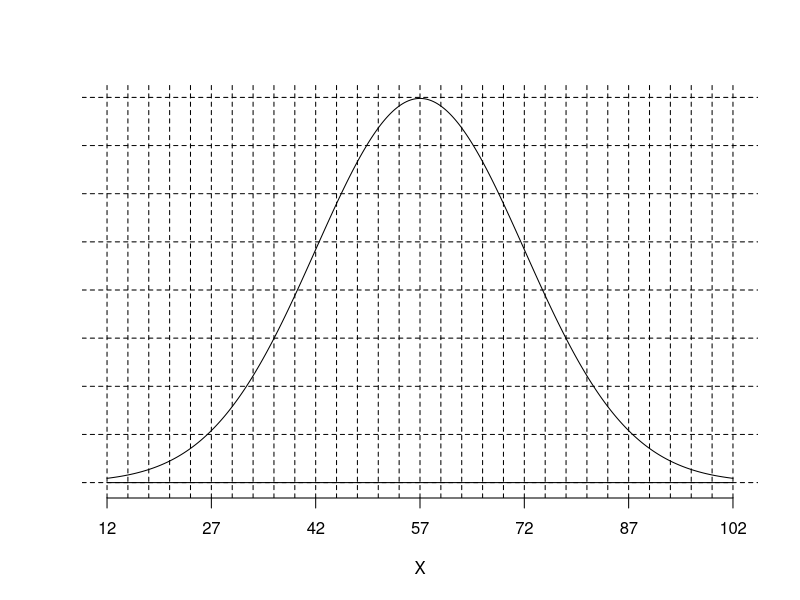
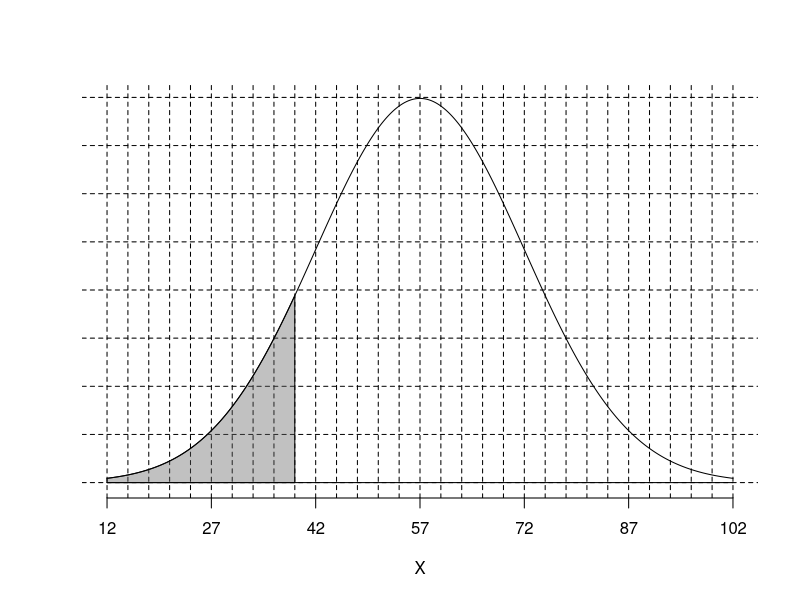

R code for these plots, in order:
## ---- chunk 1
zs = (-3*5):(3*5)/5
ys = 0:8*0.05

z = sample((-1.4*5):(1.4*5)/5,1)

mu = sample(10:60,1)
si = sample(1:round(mu/3),1)
## ---- chunk 2
plot(0,0,type="n",ann=F,axes=F,xlim=c(-3,3),ylim=c(0,0.4))
abline(h = ys,lty=2)
abline(v=zs,lty=2)
lines((-300:300)/100,dnorm((-300:300)/100))
axis(1,at=(-3):(3),labels=-3:3*si+mu)
mtext("X",side=1,line = 3)
lines(c(-3,3),c(0,0))
## ---- chunk 3
plot(0,0,type="n",ann=F,axes=F,xlim=c(-3,3),ylim=c(0,0.4))
abline(h = ys,lty=2)
abline(v=zs,lty=2)
xs = (-300:300)/100
dn = dnorm(xs)
lines(xs,dn)
lines(c(-3,3),c(0,0))
polygon(c(xs[xs<=z],z,-3),c(dn[xs<=z],0,0),col = rgb(0.4,0.4,0.4,0.4))
axis(1,at=(-3):(3),labels=-3:3*si+mu)
mtext("X",side=1,line = 3)
